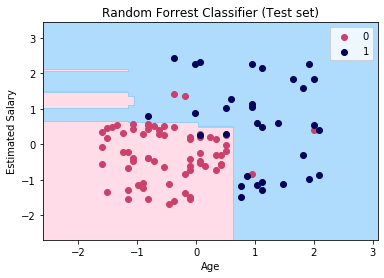

Generate this figure with Python:
# -*- coding: utf-8 -*-
"""
Created on Fri Dec 27 08:55:33 2019

@author: FartherSkies
"""

# SVC

# Importing the libraries
import numpy as np
import matplotlib.pyplot as plt
import pandas as pd

# Importing the dataset
dataset = pd.read_csv('Social_Network_Ads.csv')
X = dataset.iloc[:, [2, 3]].values
y = dataset.iloc[:, 4].values

# Splitting the dataset into the Training set and Test set
from sklearn.model_selection import train_test_split
X_train, X_test, y_train, y_test = train_test_split(X, y, test_size = 0.25, random_state = 0)

from sklearn.preprocessing import StandardScaler
sc_X = StandardScaler ()
X_train = sc_X.fit_transform (X_train)
X_test = sc_X.fit_transform (X_test)

from sklearn.ensemble import RandomForestClassifier
class_forrest = RandomForestClassifier(n_estimators = 10, criterion = 'entropy', random_state = 0, max_leaf_nodes=10)
class_forrest.fit (X_train, y_train)

y_pred = class_forrest.predict (X_test)
y_pred_prob = class_forrest.predict_proba (X_test)
print (y_pred)
print (y_pred_prob)

# Confusion Matrix

from sklearn.metrics import confusion_matrix
cm = confusion_matrix (y_test, y_pred)
print (cm)

# Plot

from matplotlib.colors import ListedColormap
X_set, y_set = X_test, y_test
X1, X2 = np.meshgrid(np.arange(start = X_set[:, 0].min() - 1, stop = X_set[:, 0].max() + 1, step = 0.005),
                     np.arange(start = X_set[:, 1].min() - 1, stop = X_set[:, 1].max() + 1, step = 0.005))
plt.contourf(X1, X2, class_forrest.predict(np.array([X1.ravel(), X2.ravel()]).T).reshape(X1.shape),
             alpha = 0.75, cmap = ListedColormap(('#ffd1df', '#95d0fc')))
plt.xlim(X1.min(), X1.max())
plt.ylim(X2.min(), X2.max())
for i, j in enumerate(np.unique(y_set)):
    plt.scatter(X_set[y_set == j, 0], X_set[y_set == j, 1],
                c = ListedColormap(('#cb416b', '#00035b'))(i), label = j)
plt.title('Random Forrest Classifier (Test set)')
plt.xlabel('Age')
plt.ylabel('Estimated Salary')
plt.legend()
plt.show()
